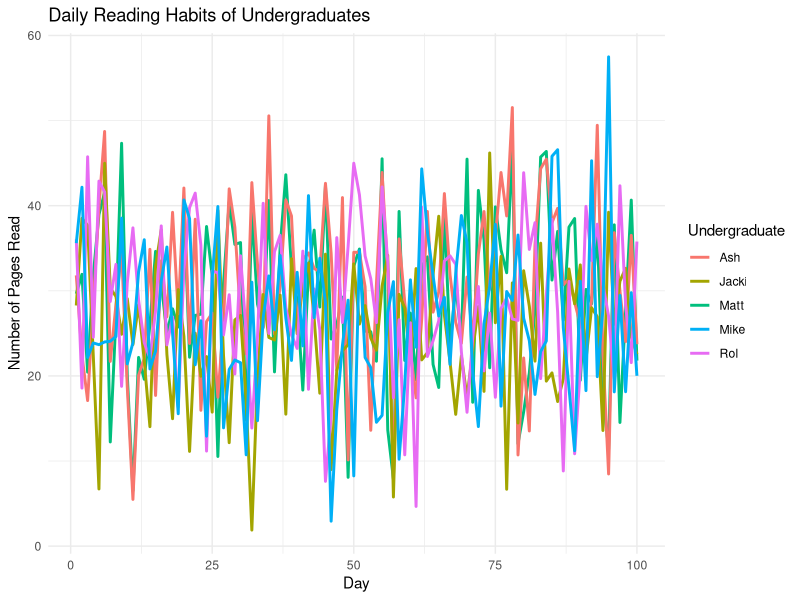

The R script that drew this image:
## ---- chunk 1
####Workspace setup####
library(tidyverse)
library(ggplot2)
library(car)
## ---- chunk 2
#### Question 2  part one####

# Set a seed for reproduce the same result
set.seed(1)

# Number of days
days <- 100

# Simulate data for each undergraduate
matt <- rnorm(days, mean = 30, sd = 10)
ash <- rnorm(days, mean = 30, sd = 10)
jacki <- rnorm(days, mean = 25, sd = 8)
rol <- rnorm(days, mean = 28, sd = 9)
mike <- rnorm(days, mean = 27, sd = 8)

# Create a positive correlation between the couple (Ash and Matt)
couple_correlation <- 0.8
couple_data <- MASS::mvrnorm(n = days, mu = c(30, 30), Sigma = matrix(c(10^2, 10^2 * couple_correlation, 10^2 * couple_correlation, 10^2), ncol = 2))

ash <- couple_data[, 1]
matt <- couple_data[, 2]

# Combine data into a data frame
reading_data <- data.frame(
  Day = 1:days,
  Matt = matt,
  Ash = ash,
  Jacki = jacki,
  Rol = rol,
  Mike = mike
)

# Display the first few rows of the simulated data
head(reading_data)

## ---- chunk 3
####Generate tests for the data In question 2####
#test one- ttest - to see weather there's significant difference between the pages read by matt and ash
t_test_couple <- t.test(reading_data$Ash, reading_data$Matt, paired = TRUE)
cat("T-Test for Couple's Reading Habits: p-value =", t_test_couple$p.value, "\n")

#test two- anova test - to see if there's a significant difference  between the average number of pages they read
anova_all <- aov(cbind(Matt, Ash, Jacki, Rol, Mike) ~ 1, data = reading_data)
summary(anova_all)

#test three- correlation - to see if there's significant difference between the number of page read by Jacki and Mike
correlation_jacki_mike <- cor(reading_data$Jacki, reading_data$Mike)
cat("Correlation between Jacki and Mike:", correlation_jacki_mike, "\n")

#test four- mean test - to check if the average number read by Pol is the same with a specific number, here we take 25
t_test_rol <- t.test(reading_data$Rol, mu = 25)
cat("Mean Test for Rol's Reading Habits: p-value =", t_test_rol$p.value, "\n")

#test five- mean test - to check the mean reading habits between Jacki and Rol
t_test_jacki_rol <- t.test(reading_data$Jacki, reading_data$Rol)
cat("Comparing Mean Reading Habits of Jacki and Rol: p-value =", t_test_jacki_rol$p.value, "\n")


## ---- chunk 4
####Question 4 ####
# Create a data frame for ggplot
# Create a line plot using ggplot2
ggplot(reading_data, aes(x = Day)) +
  geom_line(aes(y = Matt, color = "Matt"), size = 1) +
  geom_line(aes(y = Ash, color = "Ash"), size = 1) +
  geom_line(aes(y = Jacki, color = "Jacki"), size = 1) +
  geom_line(aes(y = Rol, color = "Rol"), size = 1) +
  geom_line(aes(y = Mike, color = "Mike"), size = 1) +
  labs(
    title = "Daily Reading Habits of Undergraduates",
    x = "Day",
    y = "Number of Pages Read",
    color = "Undergraduate"
  ) +
  theme_minimal()
